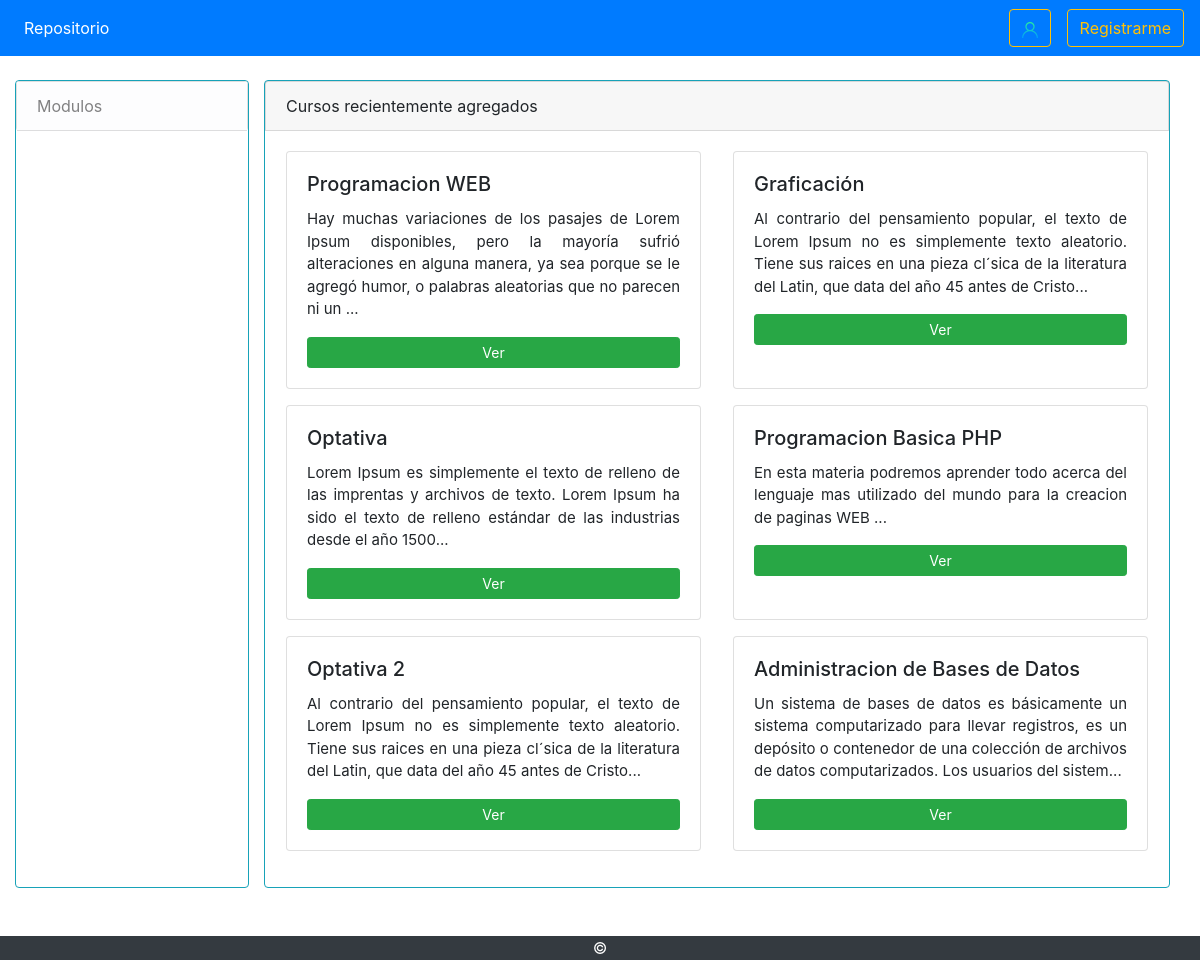
The page / on the database its author committed.
### tables this page shows
CREATE TABLE IF NOT EXISTS `materias` (
  `id` int(11) NOT NULL AUTO_INCREMENT,
  `materia` varchar(255) NOT NULL,
  `objetivo` text NOT NULL,
  `material` longblob,
  `mat_tipo` varchar(100) NOT NULL,
  `mat_nombre` varchar(255) NOT NULL,
  `clave` varchar(100) NOT NULL,
  `estatus` enum('aceptado','espera','negado') NOT NULL,
  `id_modulo` int(11) NOT NULL,
  PRIMARY KEY (`id`)
);

### php/helpers.php (called while the page is built, shortened)
<?php
function Conseguir_Materias($conexion){
    $sql = "SELECT * FROM materias WHERE estatus = 'aceptado'";
    $mat = mysqli_query($conexion, $sql);
    $materias = array();
    if ($mat && mysqli_num_rows($mat) >= 1){
        $materias = $mat;
    }
    return $materias;
}

### index.php (the view)
<?php include_once 'includes/cabecera.php'; ?>
<?php require_once 'includes/sidebar.php'; ?>
    <div class="container-fluid mx-auto" style="width: 80%;">
        <div class="border border-info rounded">
            <div class="card card-header mx-auto">
                Cursos recientemente agregados
            </div>
            <div class="card-body row">
                <?php $mat = Conseguir_Materias($bd); ?>
                <?php if (!empty($mat)):
                        while ($materia = mysqli_fetch_assoc($mat)):?>
                <div class="card card-body ml-3 mr-3 mb-3" style="width: 30%;">
                    <h5 class="card-title"> <?= $materia['materia'] ?> </h5>
                    <p class="card-text text-justify" style="font-size: 15px;"> <?= substr($materia['objetivo'], 0, 200).'...';; ?> </p>
                    <a href="materia.php?mat=<?= $materia['id'] ?>" class="btn btn-success btn-sm"> Ver </a>
                </div>
                <?php   endwhile;
                      endif; ?>
            </div>
        </div>
    </div>
</div>
<?php include_once 'includes/pie.php'; ?>

### rows shown on the page
materias: materia "Programacion WEB", objetivo "Hay muchas variaciones de los pasajes de Lorem Ipsum disponibles, pero la mayoría sufrió alteraciones en alguna manera, ya sea porque se le agregó humor, o palabras aleatorias que no parecen ni un"
materias: materia "Graficación", objetivo "Al contrario del pensamiento popular, el texto de Lorem Ipsum no es simplemente texto aleatorio. Tiene sus raices en una pieza cl´sica de la literatura del Latin, que data del año 45 antes de Cristo"
materias: materia "Optativa", objetivo "Lorem Ipsum es simplemente el texto de relleno de las imprentas y archivos de texto. Lorem Ipsum ha sido el texto de relleno estándar de las industrias desde el año 1500"
materias: materia "Programacion Basica PHP", objetivo "En esta materia podremos aprender todo acerca del lenguaje mas utilizado del mundo para la creacion de paginas WEB"
materias: materia "Optativa 2", objetivo "Al contrario del pensamiento popular, el texto de Lorem Ipsum no es simplemente texto aleatorio. Tiene sus raices en una pieza cl´sica de la literatura del Latin, que data del año 45 antes de Cristo"
materias: materia "Administracion de Bases de Datos", objetivo "Un sistema de bases de datos es básicamente un sistema computarizado para llevar registros, es un depósito o contenedor de una colección de archivos de datos computarizados. Los usuarios del sistem"
